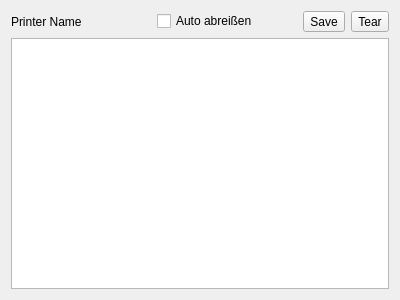
<?xml version="1.0" encoding="UTF-8"?>
<ui version="4.0">
 <class>IECAsciiPrinterOutputWidget</class>
 <widget class="QWidget" name="IECAsciiPrinterOutputWidget">
  <property name="geometry">
   <rect>
    <x>0</x>
    <y>0</y>
    <width>400</width>
    <height>300</height>
   </rect>
  </property>
  <property name="windowTitle">
   <string>Form</string>
  </property>
  <layout class="QVBoxLayout" name="verticalLayout">
   <item>
    <layout class="QHBoxLayout" name="horizontalLayout">
     <item>
      <widget class="QLabel" name="label_PrinterName">
       <property name="text">
        <string>Printer Name</string>
       </property>
      </widget>
     </item>
     <item>
      <widget class="QCheckBox" name="checkBox_AutoTearOffOnSave">
       <property name="text">
        <string>Auto abreißen</string>
       </property>
      </widget>
     </item>
     <item>
      <widget class="QToolButton" name="toolButton_Save">
       <property name="text">
        <string>Save</string>
       </property>
      </widget>
     </item>
     <item>
      <widget class="QToolButton" name="toolButton_TearOff">
       <property name="text">
        <string>Tear</string>
       </property>
      </widget>
     </item>
    </layout>
   </item>
   <item>
    <widget class="QPlainTextEdit" name="plainTextEdit_Paper">
     <property name="lineWrapMode">
      <enum>QPlainTextEdit::LineWrapMode::NoWrap</enum>
     </property>
     <property name="readOnly">
      <bool>true</bool>
     </property>
    </widget>
   </item>
  </layout>
 </widget>
 <resources/>
 <connections/>
</ui>
